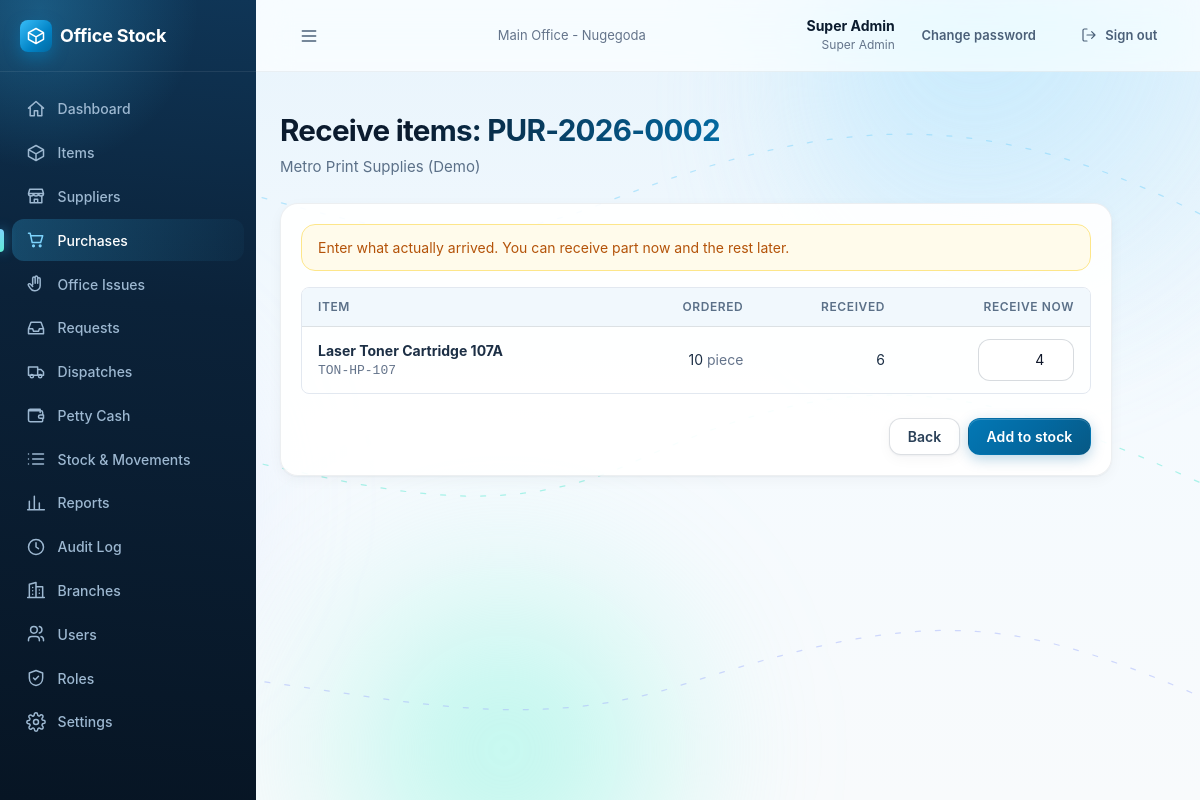
Page /purchases/2/receive/ (signed in) on the committed database.
### accounts/models.py (models this page shows, shortened)
class User(AbstractBaseUser):
    name = models.CharField(max_length=120)
    email = models.EmailField(unique=True)
    role = models.CharField(max_length=40)
    permissions = models.JSONField(null=True, blank=True, default=None)
    branch = models.ForeignKey(Branch, on_delete=models.PROTECT, related_name='users')
    active = models.BooleanField(default=True)
    failed_logins = models.PositiveSmallIntegerField(default=0)
    locked_until = models.DateTimeField(null=True, blank=True)
    created_at = models.DateTimeField(auto_now_add=True)
    updated_at = models.DateTimeField(auto_now=True)
    USERNAME_FIELD = 'email'
    REQUIRED_FIELDS = ['name']
    objects = UserManager()
    class Meta:
        ordering = ['name']
    @property
    def role_def(self):
        if not hasattr(self, '_role_def'):
            if self.role == SUPER_ADMIN_ROLE['key']:
                self._role_def = SUPER_ADMIN_ROLE
            else:
                r = Role.objects.filter(key=self.role).first()
                self._role_def = r.as_def() if r else None
        return self._role_def
    @property
    def role_name(self):
        return (self.role_def or {}).get('name') or self.role

class Branch(models.Model):
    name = models.CharField(max_length=120)
    code = models.CharField(max_length=10, unique=True)
    type = models.CharField(max_length=10, choices=[(BRANCH_TYPES.MAIN, 'Main office'), (BRANCH_TYPES.BRANCH, 'Branch')],
                            default=BRANCH_TYPES.BRANCH)
    address = models.CharField(max_length=250, blank=True, default='')
    phone = models.CharField(max_length=40, blank=True, default='')
    active = models.BooleanField(default=True)
    created_at = models.DateTimeField(auto_now_add=True)
    updated_at = models.DateTimeField(auto_now=True)
    class Meta:
        ordering = ['type', 'name']
        constraints = [
            models.UniqueConstraint(fields=['type'], condition=models.Q(type=BRANCH_TYPES.MAIN), name='one_main_office'),
        ]

### inventory/models.py (models this page shows, shortened)
class Purchase(models.Model):
    number = models.CharField(max_length=30, unique=True)  # PUR-2026-0001
    supplier = models.ForeignKey('catalog.Supplier', on_delete=models.PROTECT, related_name='purchases')
    purchase_date = models.DateField()
    invoice_ref = models.CharField(max_length=80, blank=True, default='')
    branch = models.ForeignKey('accounts.Branch', null=True, blank=True, on_delete=models.PROTECT, related_name='+')
    status = models.CharField(max_length=20, choices=choices(PURCHASE_STATUS), default=PURCHASE_STATUS.ORDERED)
    notes = models.CharField(max_length=500, blank=True, default='')
    created_by = models.ForeignKey(settings.AUTH_USER_MODEL, on_delete=models.PROTECT, related_name='+')
    created_at = models.DateTimeField(auto_now_add=True)
    updated_at = models.DateTimeField(auto_now=True)
    class Meta:
        ordering = ['-purchase_date', '-created_at']
        indexes = [
            models.Index(fields=['branch', '-purchase_date', '-created_at']),
            models.Index(fields=['status', '-purchase_date']),
        ]

class PurchaseLine(models.Model):
    purchase = models.ForeignKey(Purchase, on_delete=models.CASCADE, related_name='lines')
    item = models.ForeignKey('catalog.Item', on_delete=models.PROTECT, related_name='+')
    quantity_ordered = models.PositiveIntegerField(validators=[MinValueValidator(1)])
    quantity_received = models.PositiveIntegerField(default=0)
    unit_cost = models.DecimalField(max_digits=12, decimal_places=2, validators=[MinValueValidator(Decimal('0'))])
    class Meta:
        ordering = ['id']

### catalog/models.py (models this page shows, shortened)
class Supplier(models.Model):
    name = models.CharField(max_length=120, unique=True)
    contact = models.CharField(max_length=120, blank=True, default='')
    phone = models.CharField(max_length=40, blank=True, default='')
    active = models.BooleanField(default=True)
    created_at = models.DateTimeField(auto_now_add=True)
    updated_at = models.DateTimeField(auto_now=True)
    class Meta:
        ordering = ['name']

class Item(models.Model):
    code = models.CharField(max_length=20, unique=True)
    name = models.CharField(max_length=160)
    category = models.ForeignKey(Category, on_delete=models.PROTECT, related_name='items')
    unit = models.CharField(max_length=30)  # e.g. ream, box, piece
    min_stock = models.PositiveIntegerField(default=0)
    last_unit_cost = models.DecimalField(max_digits=12, decimal_places=2, null=True, blank=True,
                                         validators=[MinValueValidator(Decimal('0'))])
    active = models.BooleanField(default=True)
    created_at = models.DateTimeField(auto_now_add=True)
    updated_at = models.DateTimeField(auto_now=True)
    class Meta:
        ordering = ['name']

### inventory/views.py (the view, shortened to what this page needs)
# urls.py: path('purchases/<int:pk>/receive/', views.purchase_receive, name='purchase_receive'),
@permission_required('purchases.receive')
def purchase_receive(request, pk):
    p = purchases.get_purchase(request.user, pk)
    lines = list(p.lines.all())
    if p.status not in (PURCHASE_STATUS.ORDERED, PURCHASE_STATUS.PARTLY_RECEIVED):
        messages.error(request, 'This purchase was cancelled' if p.status == PURCHASE_STATUS.CANCELLED else 'This purchase is already fully received')
        return redirect('inventory:purchase_detail', pk=p.pk)
    errors = {}
    values = {l.pk: str(l.quantity_ordered - (l.quantity_received or 0)) for l in lines}
    rows = [{'l': l, 'outstanding': l.quantity_ordered - (l.quantity_received or 0), 'value': values.get(l.pk, ''), 'error': errors.get(l.pk)} for l in lines]
    return render(request, 'inventory/purchase_receive.html', {'p': p, 'rows': rows})

### core/context_processors.py (called while the page is built)
def app(request):
    ctx = {}
    user = getattr(request, 'user', None)
    if user is None or not user.is_authenticated:
        return ctx
    settings = Setting.get()
    ctx['app_settings'] = settings
    perms = getattr(request, 'perms', [])
    nav = []
    path = request.path
    for n in visible_nav(user, perms, settings.branch_module_enabled):
        try:
            url = reverse(n['url'])
        except NoReverseMatch:
            continue
        active = path == url if n.get('exact') else path.startswith(n['match'])
        nav.append({**n, 'href': url, 'active': active})
    ctx.update({
        'nav': nav,
        'perm': {p.replace('.', '_'): (p in perms) for p in ALL_PERMISSIONS},
        'is_branch_side': side_of(user) == 'branch',
        'is_super_admin': user.role == 'super_admin',
    })
    return ctx

### core/models.py (called while the page is built)
    @classmethod
    def get(cls):
        obj = cls.objects.filter(key='app').first()
        if obj:
            return obj
        try:
            with transaction.atomic():
                return cls.objects.create(key='app')
        except IntegrityError:
            return cls.objects.get(key='app')

### core/permissions.py (called while the page is built)
def side_of(user, role_def=None):
    role_def = role_def if role_def is not None else getattr(user, 'role_def', None)
    return (role_def or {}).get('side') or SIDES.MAIN

def is_branch_side(user, role_def=None):
    return side_of(user, role_def) == SIDES.BRANCH

def effective_permissions(user, role_def=None):
    if user.role == ROLES.SUPER_ADMIN:
        return list(ALL_PERMISSIONS)
    if isinstance(user.permissions, (list, tuple)):
        return list(user.permissions)
    role_def = role_def if role_def is not None else getattr(user, 'role_def', None)
    return list((role_def or {}).get('permissions') or [])

def has_any(user, perms):
    have = effective_permissions(user)
    return any(p in have for p in perms)

def can_access_branch(user, record_branch_id):
    if not is_branch_side(user):
        return True
    if not record_branch_id:
        return False
    return str(record_branch_id) == str(user.branch_id)

### core/templatetags/ui.py (called while the page is built)
@register.simple_tag
def icon(name, css='icon'):
    return format_html('<svg viewBox="0 0 24 24" fill="none" stroke="currentColor" stroke-width="1.8" stroke-linecap="round" '
                       'stroke-linejoin="round" class="{}" aria-hidden="true"><path d="{}"/></svg>', css, ICON_PATHS.get(name, ''))

### inventory/templates/inventory/purchase_receive.html (shortened to what this page needs)
{% extends "base.html" %}
{% load ui %}
{% block content %}
<div class="page-header"><div><h1>Receive items: {{ p.number }}</h1><p>{{ p.supplier.name }}</p></div></div>
<form method="post" class="card card-body stack medium" data-confirm="Add these quantities to stock? This cannot be undone here." novalidate>
  <div class="alert alert-info" style="margin:0">Enter what actually arrived. You can receive part now and the rest later.</div>
  <div class="table-wrap" style="border:1px solid var(--s200);border-radius:8px"><table class="data">
    <thead><tr><th>Item</th><th class="num">Ordered</th><th class="num">Received</th><th class="num">Receive now</th></tr></thead>
    <tbody>{% for r in rows %}
      <tr><td><b>{{ r.l.item.name }}</b><div class="mono small muted">{{ r.l.item.code }}</div></td>
      <td class="num nowrap">{{ r.l.quantity_ordered }} <span class="muted">{{ r.l.item.unit }}</span></td>
      <td class="num">{{ r.l.quantity_received }}</td>
      <td class="num">{% if r.outstanding > 0 %}
        <input type="number" name="receive_{{ r.l.pk }}" min="0" max="{{ r.outstanding }}" step="1" inputmode="numeric" value="{{ r.value }}" style="width:6rem;text-align:right" aria-label="Receive {{ r.l.item.name }}" class="{% if r.error %}invalid{% endif %}">
        {% else %}<span class="muted">Done</span>{% endif %}</td></tr>
    {% endfor %}</tbody>
  </table></div>
  <div class="form-actions"><a class="btn btn-secondary" href="{% url 'inventory:purchase_detail' p.pk %}">Back</a><button class="btn" type="submit">Add to stock</button></div>
</form>
{% endblock %}

### templates/base.html (shortened to what this page needs)
{% load static ui %}<!doctype html>
<html lang="en">
<head>
  <link rel="stylesheet" href="{% static 'css/app.css' %}">
  <link rel="stylesheet" href="{% static 'css/premium.css' %}">
</head>
<body>
<div class="ambient" aria-hidden="true">
  <span class="blob b1" data-parallax="0.10"><i></i></span>
  <span class="blob b2" data-parallax="-0.07"><i></i></span>
  <span class="blob b3" data-parallax="0.05"><i></i></span>
</div>
<div class="shell">
  <aside class="sidebar" id="sidebar">
    <div class="brand"><div class="brand-mark">{% icon 'box' %}</div><span class="brand-name">Office Stock</span></div>
    <nav class="nav" aria-label="Main">
      {% for n in nav %}<a href="{{ n.href }}" class="{% if n.active %}active{% endif %}">{% icon n.icon %}{{ n.label }}</a>{% endfor %}
    </nav>
  </aside>
  <div class="main-col">
    <header class="topbar">
      <button class="btn btn-ghost menu-btn" type="button" data-nav-open aria-label="Open menu">{% icon 'menu' %}</button>
      <div class="branch-name muted small">{{ request.user.branch.name }}</div>
      <div class="topbar-right">
        <div class="who"><b>{{ request.user.name }}</b><span>{{ request.user.role_name }}</span></div>
        <a class="btn btn-ghost btn-sm" href="{% url 'accounts:change_password' %}">Change password</a>
        <form method="post" action="{% url 'accounts:logout' %}" class="inline">{% csrf_token %}
          <button class="btn btn-ghost btn-sm" type="submit">{% icon 'logout' 'icon icon-sm' %}<span class="hide-sm">Sign out</span></button>
        </form>
      </div>
    </header>
    <main class="content">
      {% block content %}{% endblock %}
    </main>
  </div>
</div>
</body>
</html>

### rows in the picture
User: user.branch.name "Main Office - Nugegoda", user.name "Super Admin", user.role_name "Super Admin"
Purchase: supplier.name "Metro Print Supplies (Demo)"
PurchaseLine: l.item.name "Laser Toner Cartridge 107A", l.item.code "TON-HP-107", l.quantity_ordered "10", l.item.unit "piece", l.quantity_received "6", outstanding "4"

### other values in the picture
{{ n.label }} "Dashboard" "Items" "Suppliers" "Purchases" "Office Issues" "Requests" "Dispatches" "Petty Cash" "Stock & Movements" "Reports" "Audit Log" "Branches" "Users" "Roles" "Settings"
